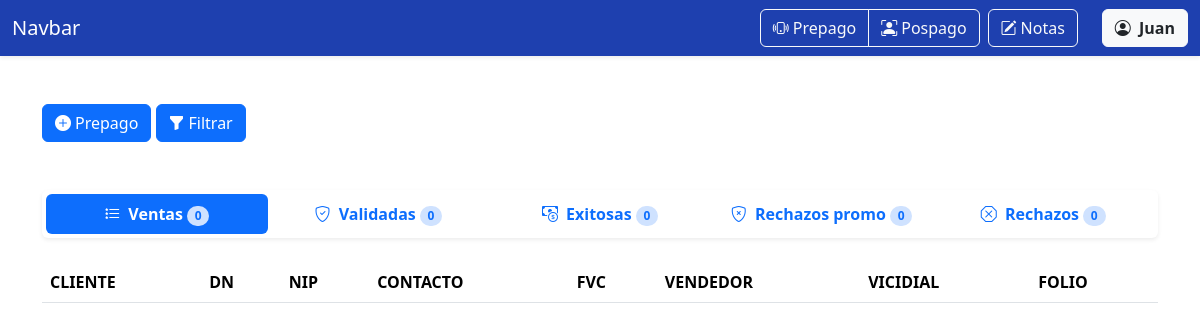
Page /ventas/prepago/ (signed in) on the earlier database version.
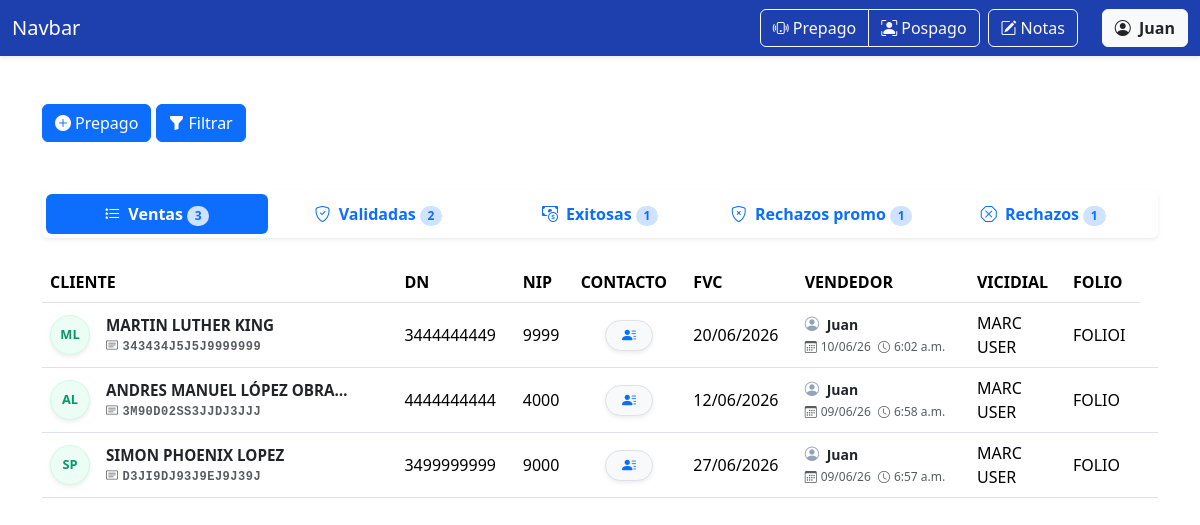
Same page on the later database version.
### ventas/models.py (models this page shows)
class VentaPrepago(models.Model):
    nombre = models.CharField('NOMBRE(S)', max_length=100)
    apellido_paterno = models.CharField('APELLIDO PATERNO', max_length=100)
    apellido_materno = models.CharField(
        'APELLIDO MATERNO', max_length=100, blank=True, default='')
    curp = models.CharField('CURP', max_length=18, validators=[
                            MinLengthValidator(18)])
    dn = models.CharField('DN', max_length=10, validators=[
                          numeric_validator, MinLengthValidator(10)])
    nip = models.CharField('NIP', max_length=4, validators=[
                           numeric_validator, MinLengthValidator(4)], help_text='Solo se permiten números.')
    contact1 = models.CharField('CONTACTO1', max_length=16, validators=[
                                MinLengthValidator(10), RegexValidator(r'^[A-Z0-9 ]+$')])
    contact2 = models.CharField('CONTACTO 2', max_length=10, validators=[
                                numeric_validator, MinLengthValidator(10)])
    fvc = models.DateField('FVC')
    acepta_promo = models.BooleanField(
        'ACEPTA PROMO', null=True, blank=True, choices=[(True, 'Sí'), (False, 'No')])
    STATUS_CHOICES = [
        ('en_proceso', 'EN PROCESO'),
        ('nip_incorrecto', 'NIP INCORRECTO'),
        ('curp_incorrecto', 'CURP INCORRECTO'),
        ('sin_fvc', 'SIN FVC'),
        ('exitosa', 'EXITOSA'),
        ('baja_exportada', 'BAJA EXPORTADA'),
        ('alta', 'ALTA'),
        ('gestionada_por_otro_call_center', 'GESTIONADA POR OTRO CALL CENTER'),
        ('sin_nip', 'SIN NIP'),
        ('futura', 'FUTURA'),
        ('linea_movistar', 'LINEA MOVISTAR'),
        ('cac_lejano', 'CAC LEJANO'),
    ]
    status = models.CharField(
        'Status',
        max_length=100,
        choices=STATUS_CHOICES,
        default='en_proceso'
    )
    email = models.EmailField('EMAIL', max_length=254)
    folio = models.CharField('FOLIO', max_length=100)
    usuario_marcador = models.CharField('USUARIO MARCADOR', max_length=100)
    marcador = models.CharField('MARCADOR', max_length=100)
    validador = models.ForeignKey(
        User, on_delete=models.SET_NULL, null=True, blank=True, related_name='validador')
    supervisor = models.ForeignKey(
        User, on_delete=models.SET_NULL, null=True, blank=True, related_name='supervisor')
    created = models.DateTimeField(auto_now_add=True)
    user = models.ForeignKey(
        User, on_delete=models.CASCADE, related_name='vendedor')

### ventas/views.py (the view, shortened to what this page needs)
# urls.py: path('prepago/', views.prepago, name='prepago'),
@login_required
def prepago(request):
    es_vendedor = request.user.groups.filter(name='VENDEDORES').exists()
    es_superior = request.user.is_superuser or request.user.groups.filter(
        name__in=['VALIDADORES', 'SUPERVISORES']).exists()
    es_supervisor = request.user.is_superuser or request.user.groups.filter(
        name='SUPERVISORES').exists()
    if es_superior:
        if request.GET.get('rol'):
            request.session['rol_activo_prepago'] = request.GET.get('rol')
        if request.session.get('rol_activo_prepago') == 'vendedor':
            es_vendedor = True
        else:
            es_vendedor = False
            pass  # El rol activo sigue siendo el de superior, no hacemos cambios
    else:
        request.session['rol_activo_prepago'] = 'vendedor'
        es_vendedor = True
        es_superior = False
    if request.method == 'GET':
        ventas_prepago_usuario = request.GET.get('ventas_prepago_usuario')
        if request.session.get('rol_activo_prepago') == 'vendedor':
            base_queryset = VentaPrepago.objects.filter(
                user=request.user)
        else:
            if ventas_prepago_usuario:
                base_queryset = VentaPrepago.objects.filter(
                    user_id=ventas_prepago_usuario)
            else:
                base_queryset = VentaPrepago.objects.all()
        fecha_inicio = request.GET.get('fechaInicio')
        fecha_fin = request.GET.get('fechaFin')
        if fecha_inicio:
            base_queryset = base_queryset.filter(
                created__date__gte=fecha_inicio)
        if fecha_fin:
            base_queryset = base_queryset.filter(created__date__lte=fecha_fin)
        filtro_dn = request.GET.get('dn', '').strip()
        if filtro_dn:
            base_queryset = base_queryset.filter(dn=filtro_dn)
        filtro_curp = request.GET.get('curp', '').strip().upper()
        if filtro_curp:
            base_queryset = base_queryset.filter(curp=filtro_curp)
        filtro_folio = request.GET.get('folio', '').strip().upper()
        if filtro_folio:
            base_queryset = base_queryset.filter(folio=filtro_folio)
        filtro_status_prepago = request.GET.get('status_prepago', '').strip()
        if filtro_status_prepago == 'ventas':
            base_queryset = base_queryset.filter(acepta_promo=None)
        elif filtro_status_prepago == 'validadas':
            base_queryset = base_queryset.filter(
                acepta_promo=True, status='en_proceso')
        elif filtro_status_prepago == 'exitosas':
            base_queryset = base_queryset.filter(status='exitosa')
        elif filtro_status_prepago == 'rechazos_promo':
            base_queryset = base_queryset.filter(acepta_promo=False)
        elif filtro_status_prepago == 'rechazos':
            base_queryset = base_queryset.exclude(acepta_promo=None).exclude(
                status='exitosa').exclude(status='en_proceso')
        ventas_prepago = base_queryset.filter(
            acepta_promo=None).order_by('-created')
        ventas_prepago_validadas = base_queryset.filter(
            acepta_promo=True, status='en_proceso').order_by('-created')
        ventas_prepago_exitosas = base_queryset.filter(
            status='exitosa').order_by('-created')
        ventas_prepago_rechazos_promo = base_queryset.filter(
            acepta_promo=False).order_by('-created')
        ventas_prepago_rechazos = base_queryset.exclude(acepta_promo=None).exclude(
            status='exitosa').exclude(status='en_proceso').order_by('-created')
        return render(request, 'prepago.html', {
            'form': VentaPrepagoForm(user=request.user, rol_activo=request.session.get('rol_activo_prepago')),
            'ventas_prepago': ventas_prepago,
            'ventas_prepago_validadas': ventas_prepago_validadas,
            'ventas_prepago_exitosas': ventas_prepago_exitosas,
            'ventas_prepago_rechazos_promo': ventas_prepago_rechazos_promo,
            'ventas_prepago_rechazos': ventas_prepago_rechazos,
            'es_superior': es_superior,  # Pasamos esta bandera al HTML
            'es_supervisor': es_supervisor,  # Pasamos esta bandera al HTML
            'es_vendedor': es_vendedor,  # Pasamos esta bandera al HTML
            'fecha_inicio': fecha_inicio,  # Para mantener el filtro en la interfaz
            'fecha_fin': fecha_fin,  # Para mantener el filtro en la interfaz
            'usuarios': User.objects.filter(is_active=True).order_by('username'),
            'ventas_prepago_usuario': ventas_prepago_usuario,
            'filtro_dn': filtro_dn,
            'filtro_curp': filtro_curp,
            'filtro_folio': filtro_folio,
            'filtro_status_prepago': filtro_status_prepago,
        })

### ventas/templates/prepago.html (shortened to what the changed rows need)
{% extends 'base.html' %} {% block content %}
  <div class="container mt-5 mb-5" id="moduloVentas">
    <ul class="nav nav-pills nav-justified mb-4 shadow-sm p-1 bg-white rounded fw-bold">
      <li class="nav-item">
        <button class="nav-link {% if not request.GET.tab or request.GET.tab == 'ventas' %}active{% endif %}" data-bs-toggle="tab" data-bs-target="#ventas"><i class="bi bi-list-stars me-1"></i> Ventas<span class="badge rounded-pill bg-primary-subtle text-primary ms-1 px-2.5 py-1">{{ ventas_prepago|length }}</span></button>
      </li>
      <li class="nav-item">
        <button class="nav-link {% if request.GET.tab == 'validadas' %}active{% endif %}" data-bs-toggle="tab" data-bs-target="#validadas"><i class="bi bi-shield-check me-1"></i> Validadas<span class="badge rounded-pill bg-primary-subtle text-primary ms-1 px-2.5 py-1">{{ ventas_prepago_validadas|length }}</span></button>
      </li>
      <li class="nav-item">
        <button class="nav-link" data-bs-toggle="tab" data-bs-target="#exitosas"><i class="bi bi-cash-coin me-1"></i> Exitosas<span class="badge rounded-pill bg-primary-subtle text-primary ms-1 px-2.5 py-1">{{ ventas_prepago_exitosas|length }}</span></button>
      </li>
      <li class="nav-item">
        <button class="nav-link" data-bs-toggle="tab" data-bs-target="#rechazos_promo"><i class="bi bi-shield-x me-1"></i> Rechazos promo<span class="badge rounded-pill bg-primary-subtle text-primary ms-1 px-2.5 py-1">{{ ventas_prepago_rechazos_promo|length }}</span></button>
      </li>
      <li class="nav-item">
        <button class="nav-link" data-bs-toggle="tab" data-bs-target="#rechazos"><i class="bi bi-x-octagon me-1"></i> Rechazos<span class="badge rounded-pill bg-primary-subtle text-primary ms-1 px-2.5 py-1">{{ ventas_prepago_rechazos|length }}</span></button>
      </li>
    </ul>
    <div class="tab-content mt-3" id="pills-tabContent">
      <div class="tab-pane fade {% if not request.GET.tab or request.GET.tab == 'ventas' %}show active{% endif %}" id="ventas" role="tabpanel">
        <table class="table table-hover align-middle">
          <thead>
            <tr>
              <th scope="col">CLIENTE</th>
              <th scope="col">DN</th>
              <th scope="col">NIP</th>
              <th scope="col">CONTACTO</th>
              <th scope="col">FVC</th>
              <th scope="col">VENDEDOR</th>
              <th scope="col">VICIDIAL</th>
              <th scope="col">FOLIO</th>
            </tr>
          </thead>
          <tbody>
            {% for venta_prepago in ventas_prepago %}
              <tr>
                <th scope="row" class="align-middle">
                  <div class="d-flex align-items-center">
                    <div class="avatar-circle me-3 d-flex align-items-center justify-content-center shadow-sm" style="width: 40px; height: 40px; background-color: #ecfdf5; color: #059669; border: 1px solid #d1fae5; border-radius: 50%; font-weight: bold; font-size: 0.8rem; flex-shrink: 0;">{{ venta_prepago.nombre|first|upper }}{{ venta_prepago.apellido_paterno|first|upper }}</div>
                    <div class="d-flex flex-column" style="line-height: 1.2;">
                      <span class="text-dark fw-bold" style="font-size: 0.95rem; max-width: 250px; overflow: hidden; text-overflow: ellipsis; white-space: nowrap;" title="{{ venta_prepago.nombre }} {{ venta_prepago.apellido_paterno }} {{ venta_prepago.apellido_materno }}">{{ venta_prepago.nombre }} {{ venta_prepago.apellido_paterno }} {{ venta_prepago.apellido_materno }}</span>
                      <small class="text-muted font-monospace mt-1" style="font-size: 0.75rem; letter-spacing: 0.5px; white-space: nowrap;"><i class="bi bi-card-text me-1"></i>{{ venta_prepago.curp }}</small>
                    </div>
                  </div>
                </th>
                <td>{{ venta_prepago.dn }}</td>
                <td>{{ venta_prepago.nip }}</td>
                <td class="align-middle text-center">
                  <button type="button" class="btn btn-sm btn-light border shadow-sm rounded-pill px-3" data-bs-toggle="popover" data-bs-placement="right" data-bs-html="true" data-bs-content="
              <div class='text-start small'>
              <i class='bi bi-telephone-fill me-1 text-primary'></i>{{ venta_prepago.contact1 }}<br>
              <i class='bi bi-telephone-fill me-1 text-primary'></i>{{ venta_prepago.contact2 }}<br>
              <hr class='my-1'>
              <i class='bi bi-envelope-fill me-1 text-primary'></i>
              <span class='text-primary'>{{ venta_prepago.email|truncatechars:19 }}</span>
            </div>"><i class="bi bi-person-lines-fill text-primary"></i></button>
                </td>
                <td>{{ venta_prepago.fvc|date:'d/m/Y' }}</td>
                <td>
                  <div class="text-muted small">
                    <i class="bi bi-person-circle me-1" style="color: #94a3b8; font-size: 0.9rem;"></i>
                    <span class="fw-bold text-dark me-2">{{ venta_prepago.user.first_name }}</span> <br />
                    <span style="font-size: 0.75rem;">
                      <i class="bi bi-calendar3 me-1"></i>{{ venta_prepago.created|date:'d/m/y' }}
                      <i class="bi bi-clock ms-1 me-1"></i>{{ venta_prepago.created|time:'g:i a' }}
                    </span>
                  </div>
                </td>
                <td>
                  {{ venta_prepago.marcador }}<br />
                  {{ venta_prepago.usuario_marcador }}
                </td>
                <td>{{ venta_prepago.folio }}</td>
                <td class="text-center">
                </td>
              </tr>
            {% endfor %}
          </tbody>
        </table>
      </div>
    </div>
  </div>
{% endblock %}

Differences in the rows shown:
added VentaPrepago: nombre|first "M", apellido_paterno|first "L", nombre "MARTIN", apellido_paterno "LUTHER", apellido_materno "KING", curp "343434J5J5J9999999", dn "3444444449", nip "9999", fvc "20/06/2026", user.first_name "Juan", created "10/06/26", created "6:02 a.m.", marcador "MARC", usuario_marcador "USER", folio "FOLIOI"
added VentaPrepago: nombre|first "A", apellido_paterno|first "L", nombre "ANDRES MANUEL", apellido_paterno "LÓPEZ", apellido_materno "OBRA…", curp "3M90D02SS3JJDJ3JJJ", dn "4444444444", nip "4000", fvc "12/06/2026", user.first_name "Juan", created "09/06/26", created "6:58 a.m.", marcador "MARC", usuario_marcador "USER", folio "FOLIO"
added VentaPrepago: nombre|first "S", apellido_paterno|first "P", nombre "SIMON", apellido_paterno "PHOENIX", apellido_materno "LOPEZ", curp "D3JI9DJ93J9EJ9J39J", dn "3499999999", nip "9000", fvc "27/06/2026", user.first_name "Juan", created "09/06/26", created "6:57 a.m.", marcador "MARC", usuario_marcador "USER", folio "FOLIO"
Other differences:
{{ ventas_prepago|length }}: "0" → "3"
{{ ventas_prepago_validadas|length }}: "0" → "2"
{{ ventas_prepago_exitosas|length }}: "0" → "1"
{{ ventas_prepago_rechazos_promo|length }}: "0" → "1"
{{ ventas_prepago_rechazos|length }}: "0" → "1"
